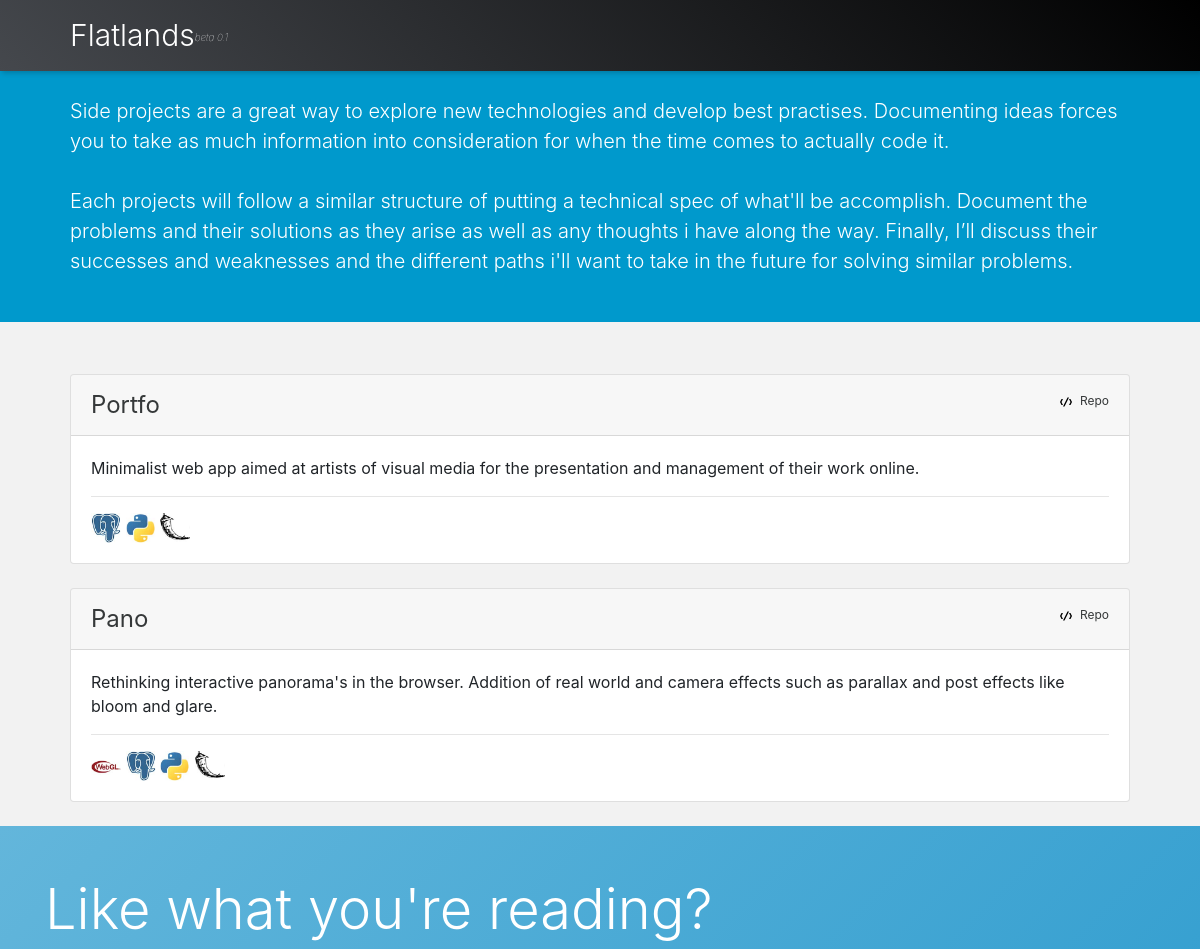
The page /projects/ (upper part) on the database as committed earlier.
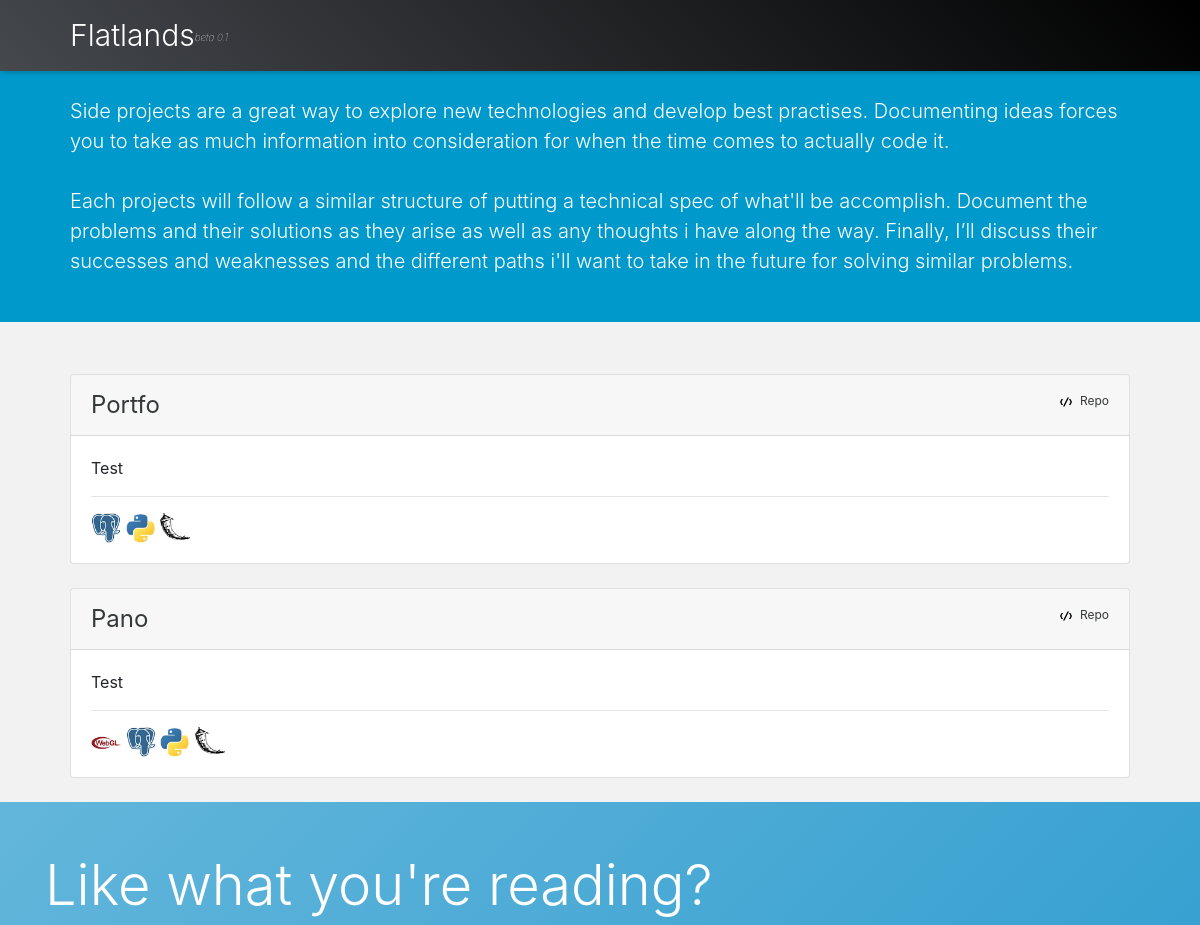
The same page on the database as committed later.
### blog/models.py (models this page shows, shortened)
class Project(models.Model):
    name = models.CharField(max_length=200)
    pub_date = models.DateTimeField('date published')
    strap = models.CharField(max_length=300)
    content = models.CharField(max_length=5000)
    tags = models.ManyToManyField(Tag, blank=True)
    cover_img = models.CharField(max_length=200)
    published = models.BooleanField(default=False)
    repo = models.CharField(max_length=200, null=True, blank=True)

### blog/views.py (the view)
# urls.py: path('projects/', views.projects, name='projects'),
def projects(request):
    projects = Project.objects.filter(
        published=True
        ).order_by('-pub_date')
    context = {
        'projects': projects,
        'searchform': SearchForm()
        }
    return render(request, 'blog/projects.html', context)

### blog/models.py (called while the page is built)
    def __str__(self):
        return self.name

### blog/templates/blog/projects.html
{% extends "blog/base.html" %} {% load static %} {% block content %}
<div style="background-color: #0099cc;">
        <div class="container content-intro">
                <p style="height:80px"></p>
                <p class="lead" style="font-size: 20px;">
                Side projects are a great way to explore new technologies and develop best practises.
                Documenting ideas forces you to take as much information into consideration for when the time comes to actually code it.
                <br>
                <br>
                Each projects will follow a similar structure of putting a technical spec of what'll be accomplish.
                Document the problems and their solutions as they arise as well as any thoughts i have along the way.
                Finally, I’ll discuss their successes and weaknesses and the different paths i'll want to take in the future for solving similar problems.
        </p>
        </div>
        <p style="height:30px;"></p>
</div>
<div class="container content">
                <p style="height:20px;"></p>
        {% if projects %} {% for project in projects %}
        <div class="card">
                <div class="card-header">
                        <div style="display: flex; flex-direction: row; justify-content: space-between">
                                <div>
                                        <a style="font-size: 24px;" href="/projects/{{ project.id }}/">{{project.name|capfirst}}</a>
                                </div>
                                <div>
                                        <span style="font-size: 12px;">
                                                <img class="iconic-svg-small" src="{% static 'blog/svg/code.svg' %}" alt="code icon">
                                                <a href="{{project.repo}}">Repo</a>
                                        </span>
                                </div>
                        </div>
                </div>
                <div class="card-body">
                        <div>
                                {{project.content|capfirst|truncatewords:50}}
                        </div>
                        <hr>
                        <div>
                                {% for tech in project.usedsoftware_set.all %}
                                <a href="{{tech.website}}">
                                        <img class="tech-icon" src="{% static 'blog/img/'|add:tech.small_logo %}" alt="{{tech}} icon">
                                </a>
                                {% endfor %}
                        </div>
                </div>
        </div>
        <br> {% endfor %} {% else %} No Projects :( {% endif %}
</div>
{% endblock %}

Rows that differ between the two databases and show on the page:
changed Project "Portfo": content "Minimalist web app aimed at artists of visual media for the presentation and management of their work online." → "Test"
changed Project "Pano": content "Rethinking interactive panorama's in the browser. Addition of real world and camera effects such as parallax and post effects like bloom and glare." → "Test"
